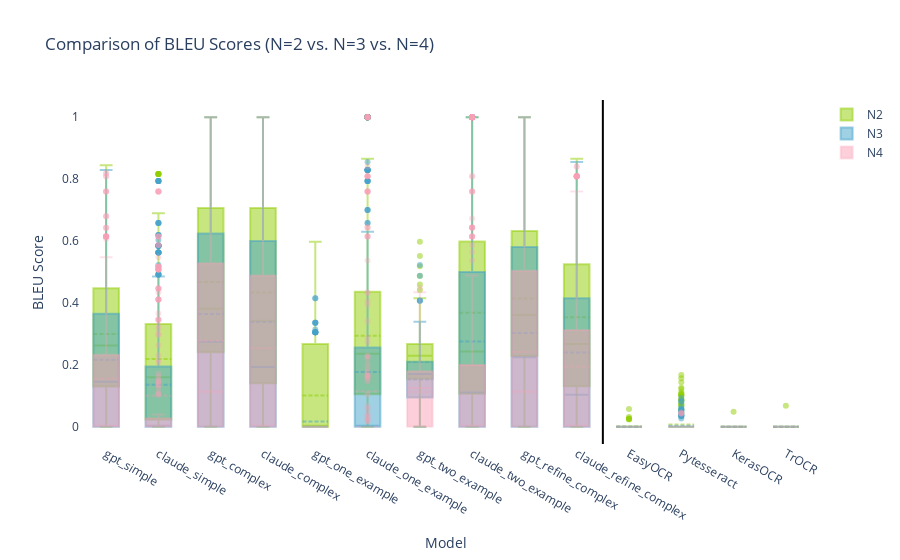

Notebook code cell kept with this figure:
### Code cell
# Adjusted code to overlap two datasets without using invalid dash property
bleu_n4 = bleu_df[~bleu_df['model'].isin(['TrOCR20', 'TrOCR50'])].copy()
# Add 'source' column to differentiate datasets
bleu_n2['source'] = 'N2'
bleu_n3['source'] = 'N3'
bleu_n4['source'] = 'N4'

# Combine the two datasets
combined_bleu = pd.concat([bleu_n2, bleu_n3, bleu_n4])

# Set colors for each source with slightly different transparency levels
n2_color = "rgba(143,206,0, 0.5)"  #green
n3_color = "rgba(67, 162, 202, 0.5)"  # semi-transparent blue
df_color = "rgba(250, 159, 181, 0.3)"  # lighter pink with more transparency

# Create the figure
fig = go.Figure()

# Loop through models for both sources
for model in llm_order + ocr_order + ocr_ft_order:
    for source, color in zip(['N2', 'N3', 'N4'], [n2_color, n3_color, df_color]):
        fig.add_trace(go.Box(
            x=combined_bleu[(combined_bleu['model'] == model) & (combined_bleu['source'] == source)]['model'],
            y=combined_bleu[(combined_bleu['model'] == model) & (combined_bleu['source'] == source)]['bleu'],
            # name=f"{model} ({source})",
            boxmean=True,
            marker=dict(color=color),
            showlegend=False  # Hide the legend
        ))

# Add dummy traces for the legend
fig.add_trace(go.Box(
    y=[None],  # No data
    name='N2',
    marker=dict(color=n2_color),
    showlegend=True  # Show this trace in the legend
))

fig.add_trace(go.Box(
    y=[None],  # No data
    name='N3',
    marker=dict(color=n3_color),
    showlegend=True  # Show this trace in the legend
))

fig.add_trace(go.Box(
    y=[None],  # No data
    name='N4',
    marker=dict(color=df_color),
    showlegend=True  # Show this trace in the legend
))

# Update layout and annotations as in your original code
fig.update_layout(
    title='Comparison of BLEU Scores (N=2 vs. N=3 vs. N=4)',
    xaxis_title='Model',
    yaxis_title='BLEU Score',
    plot_bgcolor='rgba(0,0,0,0)',
    # paper_bgcolor='rgba(0,0,0,0)',
    xaxis=dict(
        categoryorder='array',
        categoryarray=llm_order + ocr_order + ocr_ft_order
    ),
    shapes=[
        dict(
            type="line",
            x0=len(llm_order) - 0.5,
            x1=len(llm_order) - 0.5,
            y0=0,
            y1=1,
            xref="x",
            yref="paper",
            line=dict(color="black", width=2)
        )
    ]
)

fig.show()

### Figure 1 — Plotly figure (JSON) as saved in the notebook; plotly's stock layout.template omitted (floating-point values rounded to 4 significant figures; data arrays with more than 128 entries replaced by an {"elided": "..."} marker saying what was removed)
{"data": [{"boxmean": true, "marker": {"color": "rgba(143,206,0, 0.5)"}, "showlegend": false, "type": "box", "x": {"elided": "283 str values"}, "y": {"elided": "283 float values"}}, {"boxmean": true, "marker": {"color": "rgba(67, 162, 202, 0.5)"}, "showlegend": false, "type": "box", "x": {"elided": "283 str values"}, "y": {"elided": "283 float values"}}, {"boxmean": true, "marker": {"color": "rgba(250, 159, 181, 0.3)"}, "showlegend": false, "type": "box", "x": {"elided": "283 str values"}, "y": {"elided": "283 float values"}}, {"boxmean": true, "marker": {"color": "rgba(143,206,0, 0.5)"}, "showlegend": false, "type": "box", "x": {"elided": "283 str values"}, "y": {"elided": "283 float values"}}, {"boxmean": true, "marker": {"color": "rgba(67, 162, 202, 0.5)"}, "showlegend": false, "type": "box", "x": {"elided": "283 str values"}, "y": {"elided": "283 float values"}}, {"boxmean": true, "marker": {"color": "rgba(250, 159, 181, 0.3)"}, "showlegend": false, "type": "box", "x": {"elided": "283 str values"}, "y": {"elided": "283 float values"}}, {"boxmean": true, "marker": {"color": "rgba(143,206,0, 0.5)"}, "showlegend": false, "type": "box", "x": {"elided": "283 str values"}, "y": {"elided": "283 float values"}}, {"boxmean": true, "marker": {"color": "rgba(67, 162, 202, 0.5)"}, "showlegend": false, "type": "box", "x": {"elided": "283 str values"}, "y": {"elided": "283 float values"}}, {"boxmean": true, "marker": {"color": "rgba(250, 159, 181, 0.3)"}, "showlegend": false, "type": "box", "x": {"elided": "283 str values"}, "y": {"elided": "283 float values"}}, {"boxmean": true, "marker": {"color": "rgba(143,206,0, 0.5)"}, "showlegend": false, "type": "box", "x": {"elided": "283 str values"}, "y": {"elided": "283 float values"}}, {"boxmean": true, "marker": {"color": "rgba(67, 162, 202, 0.5)"}, "showlegend": false, "type": "box", "x": {"elided": "283 str values"}, "y": {"elided": "283 float values"}}, {"boxmean": true, "marker": {"color": "rgba(250, 159, 181, 0.3)"}, "showlegend": false, "type": "box", "x": {"elided": "283 str values"}, "y": {"elided": "283 float values"}}, {"boxmean": true, "marker": {"color": "rgba(143,206,0, 0.5)"}, "showlegend": false, "type": "box", "x": {"elided": "282 str values"}, "y": {"elided": "282 float values"}}, {"boxmean": true, "marker": {"color": "rgba(67, 162, 202, 0.5)"}, "showlegend": false, "type": "box", "x": {"elided": "282 str values"}, "y": {"elided": "282 float values"}}, {"boxmean": true, "marker": {"color": "rgba(250, 159, 181, 0.3)"}, "showlegend": false, "type": "box", "x": {"elided": "282 str values"}, "y": {"elided": "282 int values"}}, {"boxmean": true, "marker": {"color": "rgba(143,206,0, 0.5)"}, "showlegend": false, "type": "box", "x": {"elided": "282 str values"}, "y": {"elided": "282 float values"}}, {"boxmean": true, "marker": {"color": "rgba(67, 162, 202, 0.5)"}, "showlegend": false, "type": "box", "x": {"elided": "282 str values"}, "y": {"elided": "282 float values"}}, {"boxmean": true, "marker": {"color": "rgba(250, 159, 181, 0.3)"}, "showlegend": false, "type": "box", "x": {"elided": "282 str values"}, "y": {"elided": "282 float values"}}, {"boxmean": true, "marker": {"color": "rgba(143,206,0, 0.5)"}, "showlegend": false, "type": "box", "x": {"elided": "281 str values"}, "y": {"elided": "281 float values"}}, {"boxmean": true, "marker": {"color": "rgba(67, 162, 202, 0.5)"}, "showlegend": false, "type": "box", "x": {"elided": "281 str values"}, "y": {"elided": "281 float values"}}, {"boxmean": true, "marker": {"color": "rgba(250, 159, 181, 0.3)"}, "showlegend": false, "type": "box", "x": {"elided": "281 str values"}, "y": {"elided": "281 float values"}}, {"boxmean": true, "marker": {"color": "rgba(143,206,0, 0.5)"}, "showlegend": false, "type": "box", "x": {"elided": "281 str values"}, "y": {"elided": "281 float values"}}, {"boxmean": true, "marker": {"color": "rgba(67, 162, 202, 0.5)"}, "showlegend": false, "type": "box", "x": {"elided": "281 str values"}, "y": {"elided": "281 float values"}}, {"boxmean": true, "marker": {"color": "rgba(250, 159, 181, 0.3)"}, "showlegend": false, "type": "box", "x": {"elided": "281 str values"}, "y": {"elided": "281 float values"}}, {"boxmean": true, "marker": {"color": "rgba(143,206,0, 0.5)"}, "showlegend": false, "type": "box", "x": {"elided": "283 str values"}, "y": {"elided": "283 float values"}}, {"boxmean": true, "marker": {"color": "rgba(67, 162, 202, 0.5)"}, "showlegend": false, "type": "box", "x": {"elided": "283 str values"}, "y": {"elided": "283 float values"}}, {"boxmean": true, "marker": {"color": "rgba(250, 159, 181, 0.3)"}, "showlegend": false, "type": "box", "x": {"elided": "283 str values"}, "y": {"elided": "283 float values"}}, {"boxmean": true, "marker": {"color": "rgba(143,206,0, 0.5)"}, "showlegend": false, "type": "box", "x": {"elided": "283 str values"}, "y": {"elided": "283 float values"}}, {"boxmean": true, "marker": {"color": "rgba(67, 162, 202, 0.5)"}, "showlegend": false, "type": "box", "x": {"elided": "283 str values"}, "y": {"elided": "283 float values"}}, {"boxmean": true, "marker": {"color": "rgba(250, 159, 181, 0.3)"}, "showlegend": false, "type": "box", "x": {"elided": "283 str values"}, "y": {"elided": "283 float values"}}, {"boxmean": true, "marker": {"color": "rgba(143,206,0, 0.5)"}, "showlegend": false, "type": "box", "x": {"elided": "283 str values"}, "y": {"elided": "283 float values"}}, {"boxmean": true, "marker": {"color": "rgba(67, 162, 202, 0.5)"}, "showlegend": false, "type": "box", "x": {"elided": "283 str values"}, "y": {"elided": "283 int values"}}, {"boxmean": true, "marker": {"color": "rgba(250, 159, 181, 0.3)"}, "showlegend": false, "type": "box", "x": {"elided": "283 str values"}, "y": {"elided": "283 int values"}}, {"boxmean": true, "marker": {"color": "rgba(143,206,0, 0.5)"}, "showlegend": false, "type": "box", "x": {"elided": "283 str values"}, "y": {"elided": "283 float values"}}, {"boxmean": true, "marker": {"color": "rgba(67, 162, 202, 0.5)"}, "showlegend": false, "type": "box", "x": {"elided": "283 str values"}, "y": {"elided": "283 float values"}}, {"boxmean": true, "marker": {"color": "rgba(250, 159, 181, 0.3)"}, "showlegend": false, "type": "box", "x": {"elided": "283 str values"}, "y": {"elided": "283 float values"}}, {"boxmean": true, "marker": {"color": "rgba(143,206,0, 0.5)"}, "showlegend": false, "type": "box", "x": {"elided": "283 str values"}, "y": {"elided": "283 float values"}}, {"boxmean": true, "marker": {"color": "rgba(67, 162, 202, 0.5)"}, "showlegend": false, "type": "box", "x": {"elided": "283 str values"}, "y": {"elided": "283 int values"}}, {"boxmean": true, "marker": {"color": "rgba(250, 159, 181, 0.3)"}, "showlegend": false, "type": "box", "x": {"elided": "283 str values"}, "y": {"elided": "283 int values"}}, {"boxmean": true, "marker": {"color": "rgba(143,206,0, 0.5)"}, "showlegend": false, "type": "box", "x": {"elided": "283 str values"}, "y": {"elided": "283 float values"}}, {"boxmean": true, "marker": {"color": "rgba(67, 162, 202, 0.5)"}, "showlegend": false, "type": "box", "x": {"elided": "283 str values"}, "y": {"elided": "283 int values"}}, {"boxmean": true, "marker": {"color": "rgba(250, 159, 181, 0.3)"}, "showlegend": false, "type": "box", "x": {"elided": "283 str values"}, "y": {"elided": "283 int values"}}, {"boxmean": true, "marker": {"color": "rgba(143,206,0, 0.5)"}, "showlegend": false, "type": "box", "x": [], "y": []}, {"boxmean": true, "marker": {"color": "rgba(67, 162, 202, 0.5)"}, "showlegend": false, "type": "box", "x": [], "y": []}, {"boxmean": true, "marker": {"color": "rgba(250, 159, 181, 0.3)"}, "showlegend": false, "type": "box", "x": [], "y": []}, {"boxmean": true, "marker": {"color": "rgba(143,206,0, 0.5)"}, "showlegend": false, "type": "box", "x": [], "y": []}, {"boxmean": true, "marker": {"color": "rgba(67, 162, 202, 0.5)"}, "showlegend": false, "type": "box", "x": [], "y": []}, {"boxmean": true, "marker": {"color": "rgba(250, 159, 181, 0.3)"}, "showlegend": false, "type": "box", "x": [], "y": []}, {"marker": {"color": "rgba(143,206,0, 0.5)"}, "name": "N2", "showlegend": true, "type": "box", "y": [null]}, {"marker": {"color": "rgba(67, 162, 202, 0.5)"}, "name": "N3", "showlegend": true, "type": "box", "y": [null]}, {"marker": {"color": "rgba(250, 159, 181, 0.3)"}, "name": "N4", "showlegend": true, "type": "box", "y": [null]}], "layout": {"plot_bgcolor": "rgba(0,0,0,0)", "shapes": [{"line": {"color": "black", "width": 2}, "type": "line", "x0": 9.5, "x1": 9.5, "xref": "x", "y0": 0, "y1": 1, "yref": "paper"}], "title": {"text": "Comparison of BLEU Scores (N=2 vs. N=3 vs. N=4)"}, "xaxis": {"categoryarray": ["gpt_simple", "claude_simple", "gpt_complex", "claude_complex", "gpt_one_example", "claude_one_example", "gpt_two_example", "claude_two_example", "gpt_refine_complex", "claude_refine_complex", "EasyOCR", "Pytesseract", "KerasOCR", "TrOCR", "TrOCR20", "TrOCR50"], "categoryorder": "array", "title": {"text": "Model"}}, "yaxis": {"title": {"text": "BLEU Score"}}}}
